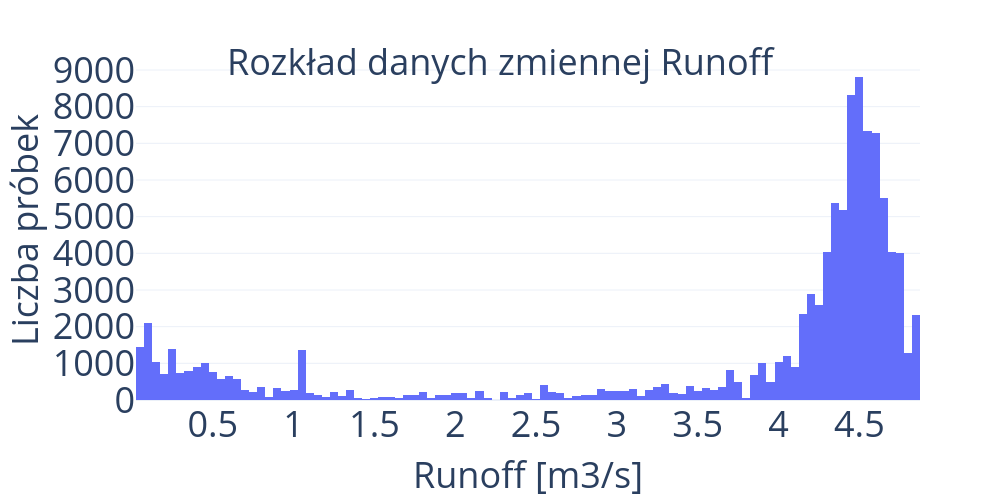

Source (notebook cell):
### Markdown cell above
#### Distribution of Target Variable (`Runoff`)

### Code cell
fig = px.histogram(dataset, x='Runoff', width=1000, height=500)
fig.update_layout(
    title={'text': "Distribution of Target Variable (Runoff)", 'y': 0.9, 'x': 0.5, 'xanchor': 'center', 'yanchor': 'top', 'font': {'size': 36}},
    xaxis_title="Runoff [m3/s]",
    yaxis_title="Sample Count",
    xaxis=dict(title=dict(font=dict(size=36))),
    yaxis=dict(title=dict(font=dict(size=36))),
    font=dict(size=36)
)

### Figure 1 — Plotly figure (JSON) as saved in the notebook; plotly's stock layout.template omitted (floating-point values rounded to 4 significant figures; data arrays with more than 128 entries replaced by an {"elided": "..."} marker saying what was removed)
{"data": [{"alignmentgroup": "True", "bingroup": "x", "hovertemplate": "Runoff=%{x}<br>count=%{y}<extra></extra>", "legendgroup": "", "marker": {"color": "#636efa", "pattern": {"shape": ""}}, "name": "", "offsetgroup": "", "orientation": "v", "showlegend": false, "type": "histogram", "x": {"elided": "103073 float values"}, "xaxis": "x", "yaxis": "y"}], "layout": {"barmode": "relative", "font": {"size": 36}, "height": 500, "legend": {"tracegroupgap": 0}, "margin": {"t": 60}, "title": {"font": {"size": 36}, "text": "Rozkład danych zmiennej Runoff", "x": 0.5, "xanchor": "center", "y": 0.9, "yanchor": "top"}, "width": 1000, "xaxis": {"anchor": "y", "domain": [0, 1], "title": {"font": {"size": 36}, "text": "Runoff [m3/s]"}}, "yaxis": {"anchor": "x", "domain": [0, 1], "title": {"font": {"size": 36}, "text": "Liczba próbek"}}}}
